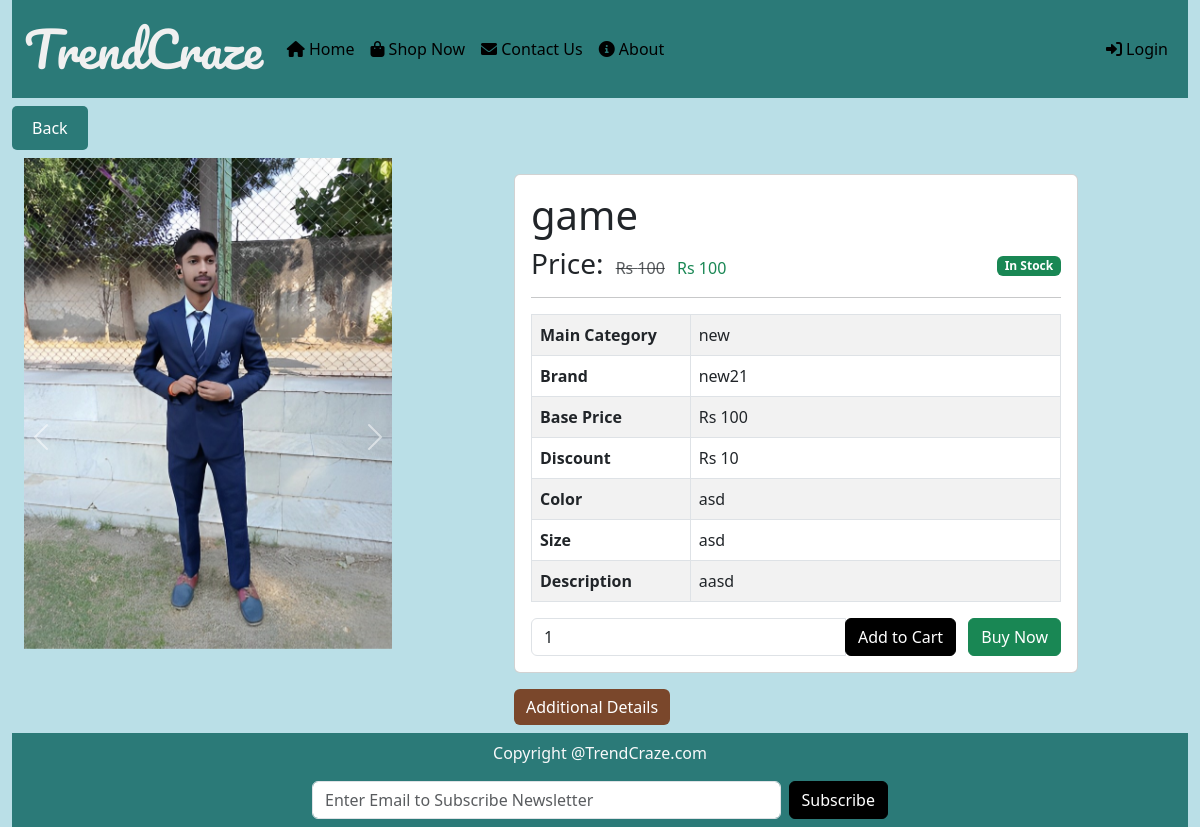
/product/1/, run on the app's committed database.
### mainApp/models.py (models this page shows, shortened)
class Product(models.Model):
    id=models.AutoField(primary_key=True)
    user=models.ForeignKey(User,on_delete=models.CASCADE)
    name=models.CharField(max_length=50)
    maincat=models.CharField(max_length=50)
    brand=models.CharField(max_length=50)
    props=models.TextField()
    banPic=models.ImageField(upload_to='productimg/')
    baseprice=models.IntegerField(default=0)
    discount=models.IntegerField(default=0)
    finalPrice=models.IntegerField(default=0)
    color=models.CharField(max_length=20)
    size=models.CharField(max_length=10)
    desc=models.TextField()
    stock=models.BooleanField(default=True)
    time=models.DateField(auto_now=True)

### mainApp/views.py (the view)
# urls.py: path("product/<int:id>/", views.productPage),
def productPage(request,id,):
    data=Product.objects.get(id=id)
    pics=Pics.objects.filter(product=id)
    json_data=json.loads(data.props)
    return render(request,'product.html',{'data':data,'act':actype,'pic':pics,'props':json_data})

### mainApp/templates/product.html (shortened to what this page needs)
{% extends 'index.html' %}
{% block body %}
<button onclick="goBack()" style="background-color: #2b7a78; color: #fff; border: none; padding: 10px 20px; cursor: pointer; border-radius: 5px;">Back</button>
<div class="container-fluid">
    <div class="row">
        <div id="carouselExampleIndicators" class="carousel slide col-lg-4 col-md-8 col-12">
            <div class="carousel-inner">
                <div class="carousel-item my-2 active">
                    <img src="{{ data.banPic.url }}" class="img-fluid" alt="Product Image">
                </div>
            </div>
            <button class="carousel-control-prev" type="button" data-bs-target="#carouselExampleIndicators"
                data-bs-slide="prev">
                <span class="carousel-control-prev-icon" aria-hidden="true"></span>
            </button>
            <button class="carousel-control-next" type="button" data-bs-target="#carouselExampleIndicators"
                data-bs-slide="next">
                <span class="carousel-control-next-icon" aria-hidden="true"></span>
            </button>
        </div>
        <div class="container col-lg-6 col-md-12 col-12 mt-4">
            <div class="card">
                <div class="card-body">
                    <h1 class="card-title">{{ data.name }}</h1>
                    <div class="d-flex justify-content-between align-items-center">
                        <div class="price">
                            <h3 style="display: inline;">Price:</h3>
                            <strike class="ms-2 text-muted">Rs {{ data.baseprice }}</strike>
                            <span class="ms-2 text-success">Rs {{ data.finalPrice }}</span>
                        </div>
                        <div class="stock-status">
                            {% if data.stock %}
                            <span class="badge bg-success">In Stock</span>
                            {% else %}
                            <span class="badge bg-danger">Out of Stock</span>
                            {% endif %}
                        </div>
                    </div>
                    <hr>
                    <table class="table table-bordered table-striped mt-3">
                        <tr>
                            <th style="width: 30%;">Main Category</th>
                            <td>{{ data.maincat }}</td>
                        </tr>
                        <tr>
                            <th>Brand</th>
                            <td>{{ data.brand }}</td>
                        </tr>
                        <tr>
                            <th>Base Price</th>
                            <td>Rs {{ data.baseprice }}</td>
                        </tr>
                        <tr>
                            <th>Discount</th>
                            <td>Rs {{ data.discount }}</td>
                        </tr>
                        <tr>
                            <th>Color</th>
                            <td>{{ data.color }}</td>
                        </tr>
                        <tr>
                            <th>Size</th>
                            <td>{{ data.size }}</td>
                        </tr>
                        <tr>
                            <th>Description</th>
                            <td>{{ data.desc }}</td>
                        </tr>
                    </table>
                    <div class="text-center mt-3">
                        <form action="/addcart/{{ data.id }}" method="POST">
                            <div class="input-group">
                                <input type="number" name="q" class="form-control" min="1" value="1">
                                <div class="input-group-append">
                                    <button type="submit" class="btn btn-primary">Add to Cart</button>
                                    <a href="/buynow/{{ data.id }}" class="btn btn-success ms-2">Buy Now</a>
                                </div>
                            </div>
                        </form>
                    </div>
                </div>
            </div>
            <a class="mt-3 btn btn-info" type="a" data-bs-toggle="collapse" data-bs-target="#tableCollapse"
                aria-expanded="false" aria-controls="tableCollapse">
                Additional Details
            </a>
        </div>
    </div>
</div>
{% endblock %}

### mainApp/static/css/mycss.css (style rules this page uses)
body { background-color: #badfe7; color: #000000; }
.btn-primary { background-color: #000000; color: #ffffff; border: 1px solid black; }

### mainApp/templates/product.html (style rules this page uses)
.btn-info { background-color: #7a472b; color: #fff; border: none; }

### data on the page
Product: banPic (picture), name "game", baseprice "100", finalPrice "100", maincat "new", brand "new21", discount "10", color "asd", size "asd", desc "aasd"
